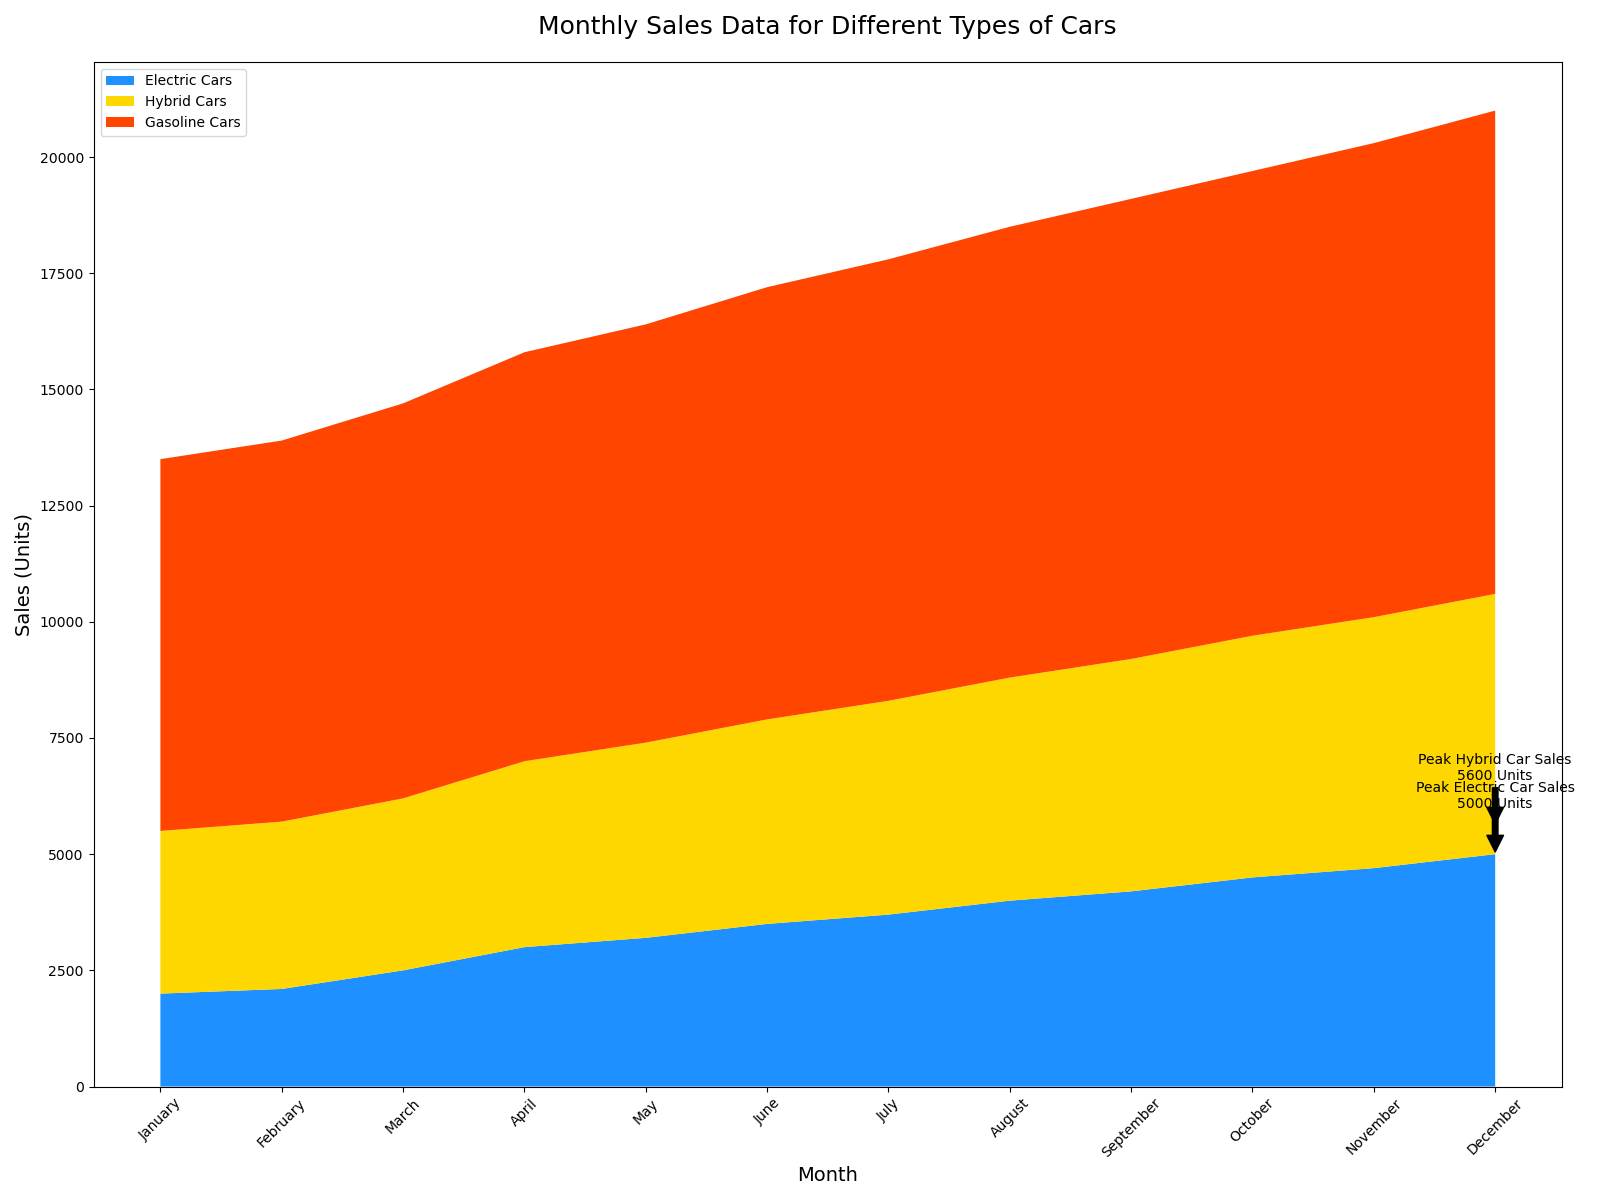

Recreate this plot in Python.

import matplotlib.pyplot as plt

months = ['January', 'February', 'March', 'April', 'May', 'June', 
          'July', 'August', 'September', 'October', 'November', 'December']
electric_cars_sales = [2000, 2100, 2500, 3000, 3200, 3500, 3700, 4000, 4200, 4500, 4700, 5000]
hybrid_cars_sales = [3500, 3600, 3700, 4000, 4200, 4400, 4600, 4800, 5000, 5200, 5400, 5600]
gasoline_cars_sales = [8000, 8200, 8500, 8800, 9000, 9300, 9500, 9700, 9900, 10000, 10200, 10400]

plt.figure(figsize=(16, 12))
plt.stackplot(months, electric_cars_sales, hybrid_cars_sales, gasoline_cars_sales, 
              labels=['Electric Cars', 'Hybrid Cars', 'Gasoline Cars'],
              colors=['#1E90FF', '#FFD700', '#FF4500'])

plt.title('Monthly Sales Data for Different Types of Cars', fontsize=18, pad=20)
plt.xlabel('Month', fontsize=14)
plt.ylabel('Sales (Units)', fontsize=14)
plt.legend(loc='upper left')
plt.xticks(rotation=45)

peak_electric_sales = max(electric_cars_sales)
peak_month_electric = months[electric_cars_sales.index(peak_electric_sales)]
plt.annotate(f'Peak Electric Car Sales\n{peak_electric_sales} Units',
             xy=(peak_month_electric, peak_electric_sales),
             xytext=(peak_month_electric, peak_electric_sales + 1000),
             arrowprops=dict(facecolor='black', shrink=0.05),
             horizontalalignment='center')

peak_hybrid_sales = max(hybrid_cars_sales)
peak_month_hybrid = months[hybrid_cars_sales.index(peak_hybrid_sales)]
plt.annotate(f'Peak Hybrid Car Sales\n{peak_hybrid_sales} Units',
             xy=(peak_month_hybrid, peak_hybrid_sales),
             xytext=(peak_month_hybrid, peak_hybrid_sales + 1000),
             arrowprops=dict(facecolor='black', shrink=0.05),
             horizontalalignment='center')

plt.tight_layout()
plt.show()
